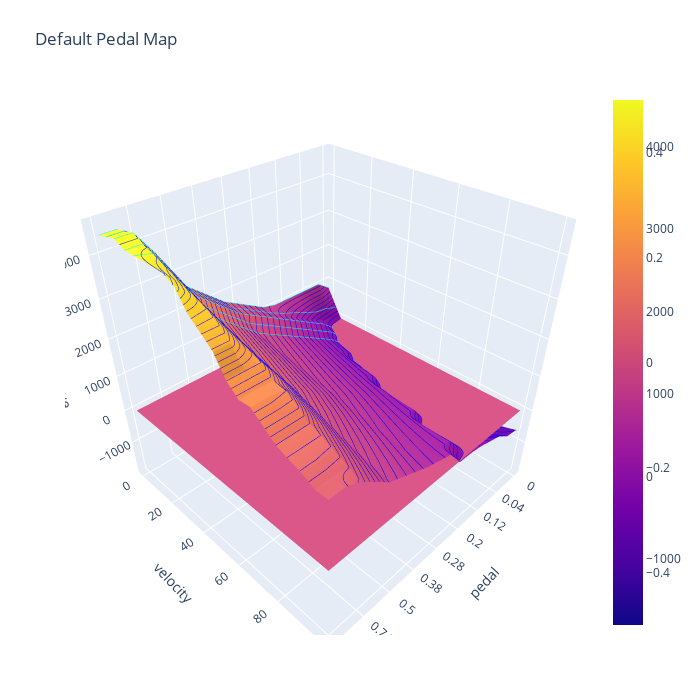

The notebook cell saved with this chart:
### Markdown cell above
### Preliminaries for plotly and chart studio

### Code cell
import plotly.graph_objects as go

# sh_0, sh_1 = pd_data0.shape
# x, y =  np.linspace(0,1.0,sh_1), np.linspace(0,100/3.6, sh_0)
# y[1] = 7/3.6
# x = np.array([0, 2, 4, 8, 12, 16, 20, 24, 28, 32, 38, 44, 50, 62, 74, 86, 100])/100
x = pd_data0.columns.to_numpy()
y = pd_data0.index.to_numpy()
z = pd_data0.values
# # Download data set from plotly repo
# pts = np.loadtxt(np.DataSource().open('https://raw.githubusercontent.com/plotly/datasets/master/mesh_dataset.txt'))
# x, y, z = pts.T
# fig1 = go.Figure(data=[go.Mesh3d(x=x, y=y, z=z, color='lightpink', opacity=0.50)])
# fig1.show()

z0 = np.zeros(z.shape)
figure0 = go.Figure(data=[
                        go.Surface(
                        contours = {
                            "y": {"show": True, "start":0, "end":25, "size":5, "color":"cyan"},
                            "z": {"show": True, "start":-3000, "end":4600, "size":100, "color":"blue"}
                        },
                        x=x,
                        y=y,
                        z=pd_data0.values),
                        go.Surface(x=x,y=y,z=z0)
                        ]
                  )
# figure.update_traces(contours_z=dict(show=True, usecolormap=True,
#                                   highlightcolor="limegreen", project_z=True))
figure0.update_layout(title='Default Pedal Map', autosize=False,
                     scene=dict(
                         xaxis_title='pedal',
                         yaxis_title='velocity',
                         zaxis_title='torque'),
                     width=700, height=700,
                     margin=dict(l=65,r=50,b=65,t=90))
# figure0.add_trace(go.Surface(x=x,y=y,z=z0, surfacecolor=np.ones(z0.shape)))
figure0.show()
figure0.write_image("table_init.svg", engine="kaleido")

### Figure 1 — Plotly figure (JSON) as saved in the notebook; plotly's stock layout.template omitted (floating-point values rounded to 4 significant figures; data arrays with more than 128 entries replaced by an {"elided": "..."} marker saying what was removed)
{"data": [{"contours": {"y": {"color": "cyan", "end": 25, "show": true, "size": 5, "start": 0}, "z": {"color": "blue", "end": 4600, "show": true, "size": 100, "start": -3000}}, "type": "surface", "x": ["0", "0.02", "0.04", "0.08", "0.12", "0.16", "0.2", "0.24", "0.28", "0.32", "0.38", "0.44", "0.5", "0.62", "0.74", "0.86", "1"], "y": [0, 7, 10, 15, 20, 25, 30, 35, 40, 45, 50, 55, 60, 65, 70, 75, 80, 85, 90, 95, 100], "z": {"elided": "21x17 float values"}}, {"type": "surface", "x": ["0", "0.02", "0.04", "0.08", "0.12", "0.16", "0.2", "0.24", "0.28", "0.32", "0.38", "0.44", "0.5", "0.62", "0.74", "0.86", "1"], "y": [0, 7, 10, 15, 20, 25, 30, 35, 40, 45, 50, 55, 60, 65, 70, 75, 80, 85, 90, 95, 100], "z": {"elided": "21x17 float values"}}], "layout": {"autosize": false, "height": 700, "margin": {"b": 65, "l": 65, "r": 50, "t": 90}, "scene": {"xaxis": {"title": {"text": "pedal"}}, "yaxis": {"title": {"text": "velocity"}}, "zaxis": {"title": {"text": "torque"}}}, "title": {"text": "Default Pedal Map"}, "width": 700}}
